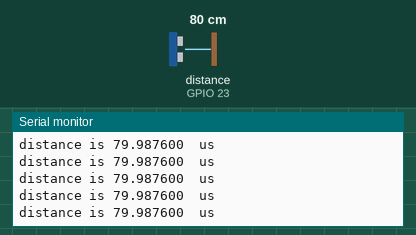
Recording of a sketch running on a simulated ESP32. Shown: the last lines printed to the serial monitor. Wiring (inferred from the names in the program): ultrasonic range finder: trigger GPIO 22; echo GPIO 23. The inputs (shaded band) are chosen by the test bench; at power-on: distance to the obstacle (sensor on GPIO 23) 80 cm. The echo pulse lasts 58.3 µs per cm.

Above: at 1.2 s.
1.3 s: distance to the obstacle (sensor on GPIO 23) set to 2 cm
At 1.76 s:
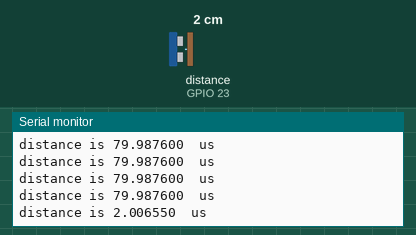
2.8 s: distance to the obstacle (sensor on GPIO 23) set to 4 cm
At 2.96 s:
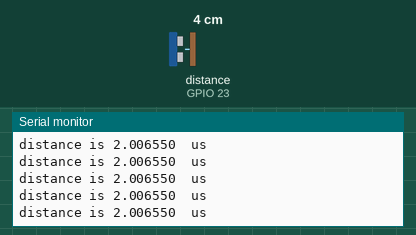
Timing chart, 0 to 5.8 s (numbered marks = the images above; inputs shaded):
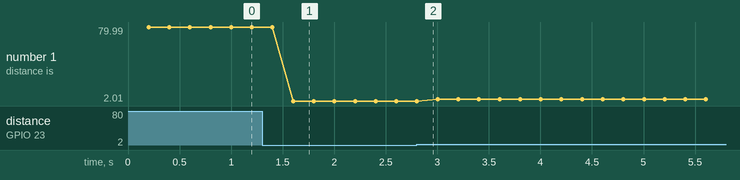

The sketch:

HC_SR04.ino
```cpp
#include <inttypes.h>

#include "driver/gpio.h"
#include "esp_cpu.h"

// HC-SR04
constexpr int TRIG = 22;
constexpr int ECHO = 23;

typedef enum {
  TRIGGERED,
  ECHO_STARTED,
  ECHO_ENDED,
} proximity_state_t;

proximity_state_t proximity_state;
int64_t proximity_echo_start_timestamp;
uint32_t proximity_val;

void isr_prox() {
  int64_t delta;
  switch (proximity_state) {
    case TRIGGERED:
      proximity_echo_start_timestamp = esp_timer_get_time();
      proximity_state = ECHO_STARTED;
      break;
    case ECHO_STARTED:
      delta = esp_timer_get_time() - proximity_echo_start_timestamp;
      proximity_val = delta;
      proximity_state = ECHO_ENDED;
      break;
    case ECHO_ENDED:
    default:
      break;
  }
}

void setup() {
  Serial.begin(115200);
  pinMode(TRIG, OUTPUT);
  pinMode(ECHO, INPUT_PULLDOWN);
  attachInterrupt(ECHO, isr_prox, CHANGE);
  while (!Serial) {
    delay(10);
  }
}

void loop() {
  // trigger
  digitalWrite(TRIG, LOW);
  delayMicroseconds(2);
  proximity_val = -1;
  proximity_state = TRIGGERED;
  digitalWrite(TRIG, HIGH);
  delayMicroseconds(10);
  digitalWrite(TRIG, LOW);
  // wait 60ms
  delay(200);
  if (proximity_state != ECHO_ENDED) {
    Serial.printf("Too far of anything\r\n");
  } else {
    Serial.printf("distance is %f  us\r\n", (proximity_val * 0.0343) / 2);
  }
}
```

Measured:
- after the input at 1.3 s, the serial monitor: prints a new line after 0.30 s (image 1)
- plotted number 1: 79.99 → 2.01 after the input at 1.3 s, 2.01 → 4.01 after the input at 2.8 s
